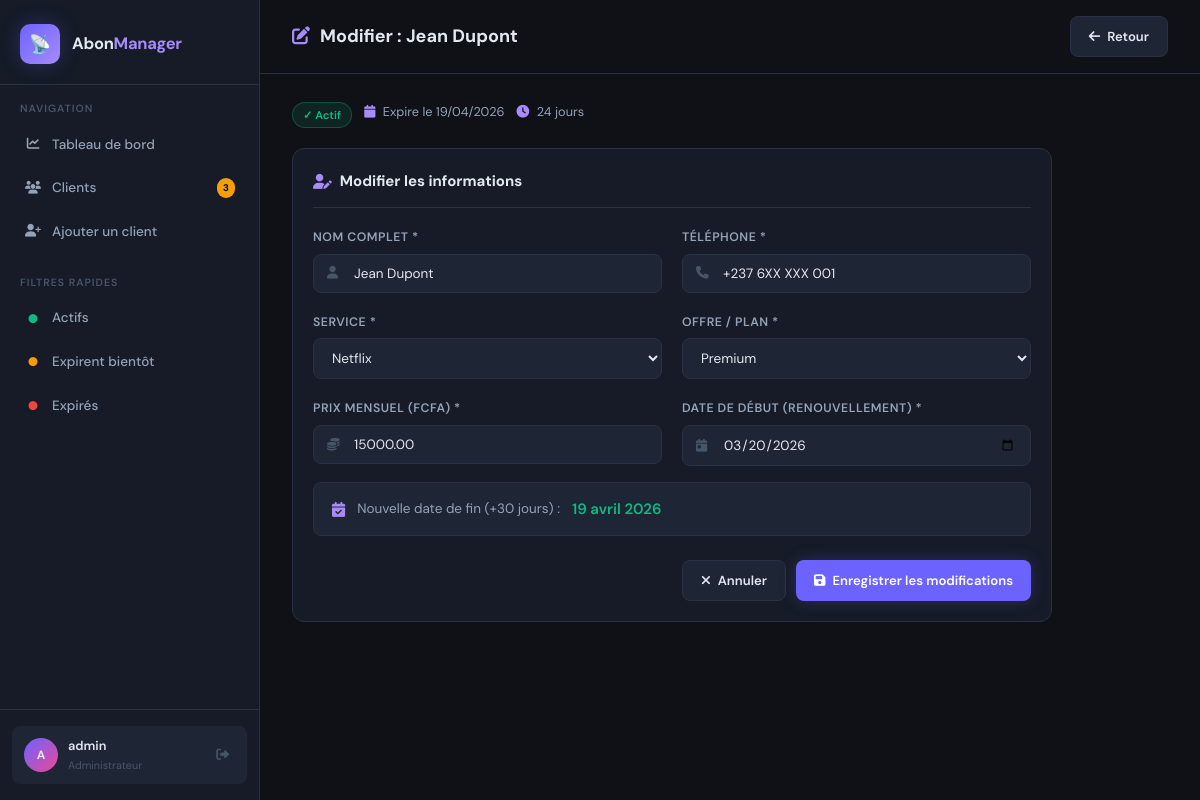
/modifier_client.php?id=1 (signed in), run on the app's committed database.
### tables this page shows
CREATE TABLE IF NOT EXISTS clients (
    id          INT AUTO_INCREMENT PRIMARY KEY,
    nom         VARCHAR(150) NOT NULL,
    telephone   VARCHAR(30)  NOT NULL,
    service     VARCHAR(100) NOT NULL,        
    offre       VARCHAR(100) NOT NULL,        
    prix        DECIMAL(10,2) NOT NULL DEFAULT 0.00,
    date_debut  DATE NOT NULL,
    date_fin    DATE NOT NULL,                
    statut      ENUM('actif','expire','expire_bientot') NOT NULL DEFAULT 'actif',
    created_at  TIMESTAMP DEFAULT CURRENT_TIMESTAMP,
    updated_at  TIMESTAMP DEFAULT CURRENT_TIMESTAMP ON UPDATE CURRENT_TIMESTAMP
);

### modifier_client.php (the view, shortened to what this page needs)
<?php
require_once __DIR__ . '/includes/functions.php';
$id = (int) ($_GET['id'] ?? 0);
$client = getClientById($id);
$data   = $client;
$services = ['Netflix', 'Spotify', 'Canal+', 'Disney+', 'Amazon Prime', 'Apple TV+', 'YouTube Premium', 'Deezer', 'Autre'];
$offres   = ['Basic', 'Standard', 'Premium', 'Family', 'Duo', 'Essentiel', 'Intégral', 'Autre'];
?>
<!DOCTYPE html>
<html lang="fr">
<head>
    <link rel="stylesheet" href="https://cdnjs.cloudflare.com/ajax/libs/font-awesome/6.5.0/css/all.min.css">
    <link rel="stylesheet" href="/abonnement-app/css/style.css">
</head>
<body>
<div class="app-wrapper">
    <?php include __DIR__ . '/includes/sidebar.php'; ?>
    <main class="main-content">
        <div class="topbar">
            <div class="page-title">
                <i class="fas fa-pen-to-square"></i>
                Modifier : <?= htmlspecialchars($client['nom']) ?>
            </div>
            <div class="topbar-actions">
                <a href="/abonnement-app/clients.php" class="btn btn-secondary">
                    <i class="fas fa-arrow-left"></i>
                    Retour
                </a>
            </div>
        </div>
        <div class="page-body">
            <div style="display:flex;gap:12px;margin-bottom:20px;flex-wrap:wrap">
                <?= badgeStatut($client['statut']) ?>
                <span style="font-size:0.85rem;color:var(--text2)">
                    <i class="fas fa-calendar" style="color:var(--accent2);margin-right:4px"></i>
                    Expire le <?= date('d/m/Y', strtotime($client['date_fin'])) ?>
                </span>
                <span style="font-size:0.85rem;color:var(--text2)">
                    <i class="fas fa-clock" style="color:var(--accent2);margin-right:4px"></i>
                    <?= joursRestants($client['date_fin']) ?>
                </span>
            </div>
            <div class="card fade-in" style="max-width:760px">
                <div class="card-header">
                    <div class="card-title">
                        <i class="fas fa-user-pen"></i>
                        Modifier les informations
                    </div>
                </div>
                <form id="clientForm" method="POST" action="">
                    <div class="form-grid">
                        <div class="form-group">
                            <label for="nom">Nom complet *</label>
                            <div class="input-icon-wrap">
                                <i class="fas fa-user"></i>
                                <input type="text" id="nom" name="nom"
                                    class="form-control"
                                    value="<?= htmlspecialchars($data['nom']) ?>"
                                    required>
                            </div>
                        </div>
                        <div class="form-group">
                            <label for="telephone">Téléphone *</label>
                            <div class="input-icon-wrap">
                                <i class="fas fa-phone"></i>
                                <input type="text" id="telephone" name="telephone"
                                    class="form-control"
                                    value="<?= htmlspecialchars($data['telephone']) ?>"
                                    required>
                            </div>
                        </div>
                        <div class="form-group">
                            <label for="service">Service *</label>
                            <select id="service" name="service" class="form-control" required>
                                <?php foreach ($services as $svc): ?>
                                    <option value="<?= htmlspecialchars($svc) ?>"
                                        <?= $data['service'] === $svc ? 'selected' : '' ?>>
                                        <?= htmlspecialchars($svc) ?>
                                    </option>
                                <?php endforeach; ?>
                            </select>
                        </div>
                        <div class="form-group">
                            <label for="offre">Offre / Plan *</label>
                            <select id="offre" name="offre" class="form-control" required>
                                <?php foreach ($offres as $off): ?>
                                    <option value="<?= htmlspecialchars($off) ?>"
                                        <?= $data['offre'] === $off ? 'selected' : '' ?>>
                                        <?= htmlspecialchars($off) ?>
                                    </option>
                                <?php endforeach; ?>
                            </select>
                        </div>
                        <div class="form-group">
                            <label for="prix">Prix mensuel (FCFA) *</label>
                            <div class="input-icon-wrap">
                                <i class="fas fa-coins"></i>
                                <input type="number" id="prix" name="prix"
                                    class="form-control"
                                    min="0" step="100"
                                    value="<?= htmlspecialchars($data['prix']) ?>"
                                    required>
                            </div>
                        </div>
                        <div class="form-group">
                            <label for="date_debut">Date de début (renouvellement) *</label>
                            <div class="input-icon-wrap">
                                <i class="fas fa-calendar-day"></i>
                                <input type="date" id="date_debut" name="date_debut"
                                    class="form-control"
                                    value="<?= htmlspecialchars($data['date_debut']) ?>"
                                    required>
                            </div>
                        </div>
                    </div>
                    <div style="margin-top:16px;padding:14px 18px;background:var(--bg3);
                        border-radius:var(--radius-sm);border:1px solid var(--border);
                        display:flex;align-items:center;gap:12px">
                        <i class="fas fa-calendar-check" style="color:var(--accent2)"></i>
                        <span style="font-size:0.9rem;color:var(--text2)">
                            Nouvelle date de fin (+30 jours) :
                        </span>
                        <strong id="date_fin_preview" class="jours-ok">—</strong>
                    </div>
                    <div style="display:flex;gap:10px;margin-top:24px;justify-content:flex-end">
                        <a href="/abonnement-app/clients.php" class="btn btn-secondary">
                            <i class="fas fa-xmark"></i> Annuler
                        </a>
                        <button type="submit" class="btn btn-primary">
                            <i class="fas fa-floppy-disk"></i> Enregistrer les modifications
                        </button>
                    </div>
                </form>
            </div>
        </div>
    </main>
</div>
</body>
</html>

### includes/functions.php (shortened to what this page needs)
<?php
function getClientById(int $id): array|false {
    $db   = getDB();
    $stmt = $db->prepare("SELECT * FROM clients WHERE id = ?");
    $stmt->execute([$id]);
    return $stmt->fetch();
}
function badgeStatut(string $statut): string {
    return match($statut) {
        'actif'           => '<span class="badge badge-actif">✓ Actif</span>',
        'expire'          => '<span class="badge badge-expire">✗ Expiré</span>',
        'expire_bientot'  => '<span class="badge badge-alerte">⚡ Bientôt</span>',
        default           => '<span class="badge">Inconnu</span>',
    };
}
function joursRestants(string $date_fin): string {
    $aujourd_hui = new DateTime();
    $fin         = new DateTime($date_fin);
    $diff        = (int) $aujourd_hui->diff($fin)->format('%r%a');
    return $diff . ' jours';
}

### css/style.css (style rules this page uses)
:root { --bg: #0f1117; --bg2: #161b27; --bg3: #1e2535; --border: #2a3147; --accent: #6c63ff; --accent2: #a78bfa; --accent-glow: rgba(108, 99, 255, 0.25); --green: #10b981; --green-bg: rgba(16, 185, 129, 0.12); --red: #ef4444; --red-bg: rgba(239, 68, 68, 0.12); --orange: #f59e0b; --orange-bg: rgba(245, 158, 11, 0.12); --blue: #3b82f6; --blue-bg: rgba(59, 130, 246, 0.12); --text: #e2e8f0; --text2: #94a3b8; --text3: #475569; --sidebar-w: 260px; --radius: 12px; --radius-sm: 8px; --shadow: 0 4px 24px rgba(0,0,0,0.4); --transition: all 0.2s ease; --font-main: 'DM Sans', sans-serif; --font-mono: 'JetBrains Mono', monospace; }
*, *::before, *::after { box-sizing: border-box; margin: 0; padding: 0; }
html { font-size: 15px; }
body { font-family: var(--font-main); background: var(--bg); color: var(--text); min-height: 100vh; line-height: 1.6; -webkit-font-smoothing: antialiased; }
a { color: var(--accent2); text-decoration: none; }
.app-wrapper { display: flex; min-height: 100vh; }
.main-content { flex: 1; margin-left: var(--sidebar-w); min-height: 100vh; display: flex; flex-direction: column; transition: var(--transition); }
.page-body { padding: 28px 32px; flex: 1; }
.topbar { padding: 16px 32px; border-bottom: 1px solid var(--border); background: var(--bg); display: flex; align-items: center; justify-content: space-between; position: sticky; top: 0; z-index: 50; backdrop-filter: blur(8px); }
.page-title { font-size: 1.2rem; font-weight: 700; display: flex; align-items: center; gap: 10px; }
.page-title i { color: var(--accent2); }
.topbar-actions { display: flex; gap: 10px; align-items: center; }
.btn { display: inline-flex; align-items: center; gap: 7px; padding: 9px 18px; border-radius: var(--radius-sm); font-size: 0.875rem; font-weight: 600; font-family: var(--font-main); cursor: pointer; border: none; transition: var(--transition); text-decoration: none; white-space: nowrap; }
.btn-primary { background: var(--accent); color: #fff; box-shadow: 0 0 16px var(--accent-glow); }
.btn-secondary { background: var(--bg3); color: var(--text); border: 1px solid var(--border); }
.card { background: var(--bg2); border: 1px solid var(--border); border-radius: var(--radius); padding: 20px; }
.card-header { display: flex; align-items: center; justify-content: space-between; margin-bottom: 20px; padding-bottom: 14px; border-bottom: 1px solid var(--border); }
.card-title { font-size: 1rem; font-weight: 700; display: flex; align-items: center; gap: 8px; }
.card-title i { color: var(--accent2); }
.badge { display: inline-flex; align-items: center; gap: 4px; padding: 3px 10px; border-radius: 99px; font-size: 0.75rem; font-weight: 600; white-space: nowrap; }
.badge-actif { background: var(--green-bg); color: var(--green); border: 1px solid rgba(16,185,129,0.3); }
.form-grid { display: grid; grid-template-columns: repeat(auto-fit, minmax(240px, 1fr)); gap: 20px; }
.form-group { display: flex; flex-direction: column; gap: 6px; }
.form-group label { font-size: 0.82rem; font-weight: 600; color: var(--text2); text-transform: uppercase; letter-spacing: 0.5px; }
.form-control { padding: 10px 14px; background: var(--bg3); border: 1px solid var(--border); border-radius: var(--radius-sm); color: var(--text); font-size: 0.9rem; font-family: var(--font-main); transition: var(--transition); outline: none; }
.form-control::placeholder { color: var(--text3); }
select.form-control option { background: var(--bg2); }
.jours-ok { color: var(--green); font-weight: 600; }
.input-icon-wrap { position: relative; }
.input-icon-wrap i { position: absolute; left: 14px; top: 50%; transform: translateY(-50%); color: var(--text3); font-size: 0.85rem; }
.input-icon-wrap .form-control { padding-left: 40px; width: 100%; }
.fade-in { animation: fadeIn 0.3s ease both; }

### data on the page
clients: nom "Jean Dupont", statut "✓ Actif", date_fin "19/04/2026", date_fin "24 jours", telephone "+237 6XX XXX 001", service "Netflix", offre "Premium", prix "15000.00", date_debut "03/20/2026"

### other printed values
$alertes_count "3"
substr($_SESSION['admin_username'] ?? 'A', 0, 1) "A"
$_SESSION['admin_username'] "admin"
